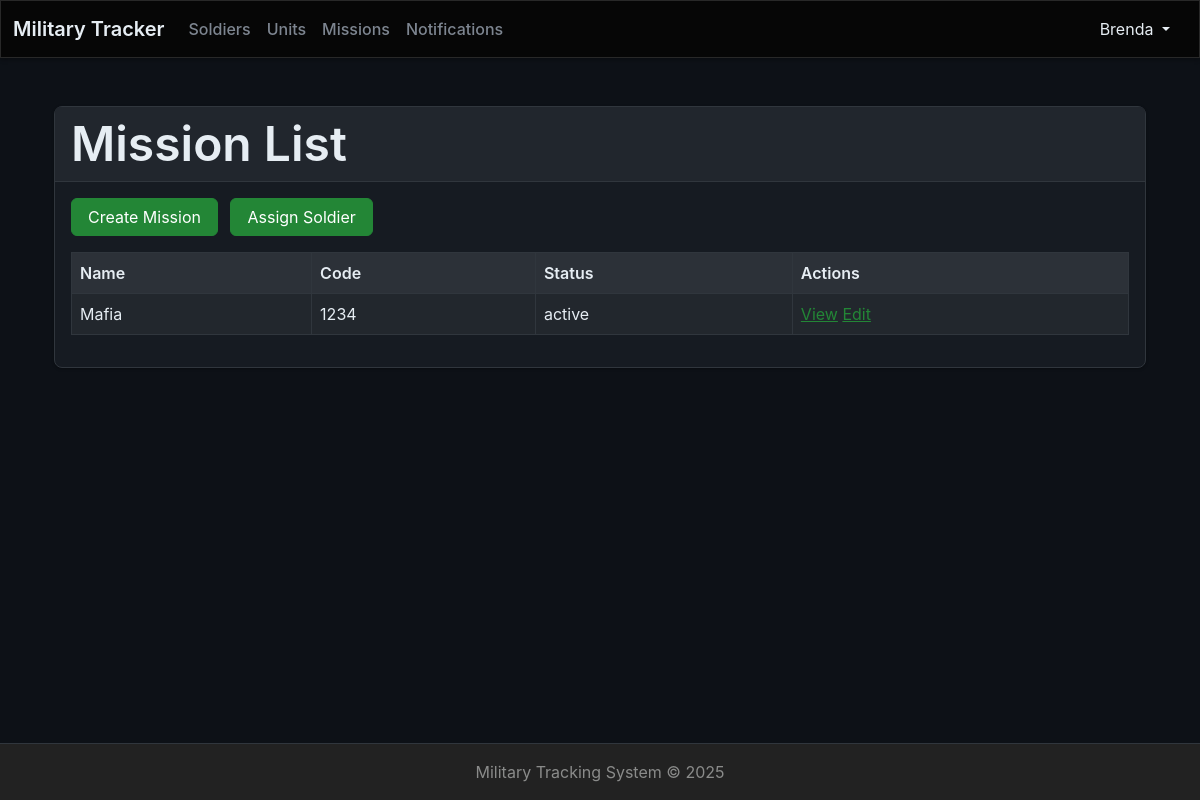
Screenshot of /mission-list/ (signed in) with the database file from the repository.
### accounts/models.py (models this page shows, shortened)
class CustomUser(AbstractUser):
    ROLE_CHOICES = [
        ('admin', 'Admin'),
        ('family', 'Family'),
    ]
    role = models.CharField(max_length=10, default='family')
    phone_number = models.CharField(max_length=15, blank=True)
    is_active = models.BooleanField(default=True)

### missions/models.py (models this page shows, shortened)
class Mission(models.Model):
    STATUS_CHOICES = [
        ('active', 'Active'),
        ('completed', 'Completed'),
        ('cancelled', 'Cancelled'),
    ]
    mission_name = models.CharField(max_length=100)
    mission_code = models.CharField(max_length=20, unique=True)
    location = models.CharField(max_length=100)
    start_date = models.DateField()
    end_date = models.DateField(null=True, blank=True)
    description = models.TextField(blank=True)
    mission_status = models.CharField(max_length=20, choices=STATUS_CHOICES, default='active')

### missions/views.py (the view)
# urls.py: path('mission-list/', mission_list, name='mission_list'),
@login_required
def mission_list(request):
    missions = Mission.objects.all()
    return render(request, 'mission/list.html', {'missions': missions})

### missions/templates/mission/list.html (shortened to what this page needs)
{% extends 'base/base.html' %}
{% load static %}
{% block 'body' %}
<div class="container mt-4">
    <div class="row">
        <div class="col-12">
            <div class="card">
                <div class="card-header">
                    <h2 class="mb-0">Mission List</h2>
                </div>
                <div class="card-body">
                    <div class="mb-3">
                        <a class="btn btn-primary me-2" href="{% url 'mission_create' %}">Create Mission</a>
                        <a class="btn btn-success" href="{% url 'assign_soldier' %}">Assign Soldier</a>
                    </div>
                    <table class="table table-bordered">
                        <thead>
                            <tr>
                                <th>Name</th>
                                <th>Code</th>
                                <th>Status</th>
                                <th>Actions</th>
                            </tr>
                        </thead>
                        <tbody>
                            {% for m in missions %}
                            <tr>
                                <td>{{ m.mission_name }}</td>
                                <td>{{ m.mission_code }}</td>
                                <td>{{ m.mission_status }}</td>
                                <td>
                                    <a href="{% url 'mission_detail' m.pk %}">View</a>
                                    <a href="{% url 'mission_update' m.pk %}">Edit</a>
                                </td>
                            </tr>
                            {% endfor %}
                        </tbody>
                    </table>
                </div>
            </div>
        </div>
    </div>
</div>
{% endblock %}

### main/templates/base/base.html (shortened to what this page needs)
{% load static %}
<!DOCTYPE html>
<html lang="en" class="h-100">
<head>
    <link href="{% static 'css/bootstrap.min.css' %}" rel="stylesheet">
    <link href="{% static 'css/style.css' %}" rel="stylesheet">
</head>
<body class="d-flex flex-column h-100">
    <nav class="navbar navbar-expand-lg navbar-dark bg-dark">
        <div class="container-fluid">
            <a class="navbar-brand" href="{% url 'home_page' %}">Military Tracker</a>
            <div class="collapse navbar-collapse" id="navbarNav">
                <ul class="navbar-nav me-auto mb-2 mb-lg-0">
                    {% if user.is_authenticated %}
                        {% if user.role == 'admin' or user.role == 'superuser' %}
                            <li class="nav-item"><a href="{% url 'soldier_home' %}" class="nav-link">Soldiers</a></li>
                            <li class="nav-item"><a href="{% url 'unit_home' %}" class="nav-link">Units</a></li>
                            <li class="nav-item"><a href="{% url 'mission_home' %}" class="nav-link">Missions</a></li>
                            <li class="nav-item"><a href="{% url 'notification_home' %}" class="nav-link">Notifications</a></li>
                        {% elif user.role == 'family' %}
                            <li class="nav-item"><a href="{% url 'family_dashboard' %}" class="nav-link">My Dashboard</a></li>
                        {% endif %}
                    {% endif %}
                </ul>
                <div class="d-flex">
                   {% if user.is_authenticated %}
                        <div class="dropdown show">
                            <button class="btn btn-transparent dropdown-toggle" type="button"  data-bs-toggle="dropdown" aria-expanded="false">
                                {{ user.username }}
                            </button>
                        </div>
                    {% else %}
                        <a href="{% url 'login' %}" class="btn btn-outline-light btn-sm me-2">Login</a>
                        <a href="{% url 'register' %}" class="btn btn-light btn-sm">Register</a>
                    {% endif %}
                </div>
            </div>
        </div>
    </nav>
    <div class="container mt-4">
        {% block 'body' %}
        {% endblock %}
    </div>
    <footer class="footer mt-auto py-3 bg-light">
        <div class="container text-center">
            <span class="text-muted">Military Tracking System &copy; {% now "Y" %}</span>
        </div>
    </footer>
</body>
</html>

### main/static/css/style.css (style rules this page uses)
:root { --bs-primary: #238636; --bs-secondary: #7d8590; --bs-success: #238636; --bs-info: #0969da; --bs-warning: #fb8500; --bs-danger: #da3633; --bs-light: #21262d; --bs-dark: #0d1117; --primary-bg: #0d1117; --secondary-bg: #161b22; --tertiary-bg: #21262d; --accent-bg: #30363d; --border-color: #30363d; --text-primary: #e6edf3; --text-secondary: #7d8590; --text-muted: #656d76; --accent-color: #238636; --accent-hover: #2ea043; --navbar-bg: #010409; --footer-bg: #0d1117; --card-bg: #161b22; --input-bg: #0d1117; --input-border: #30363d; --input-focus: #0969da; --shadow: rgba(0, 0, 0, 0.3); --bs-body-bg: #0d1117; --bs-body-color: #e6edf3; --bs-border-color: #30363d; --bs-link-color: #238636; --bs-link-hover-color: #2ea043; }
body { background-color: var(--primary-bg); color: var(--text-primary); font-family: -apple-system, BlinkMacSystemFont, 'Segoe UI', 'Noto Sans', Helvetica, Arial, sans-serif; overflow-x: hidden; }
.navbar-dark { background-color: var(--navbar-bg); border-bottom: 1px solid var(--border-color); box-shadow: 0 2px 4px var(--shadow); }
.navbar-brand { color: var(--text-primary); font-weight: 600; }
.navbar-dark .navbar-nav .nav-link { color: var(--text-secondary); font-weight: 500; transition: color 0.3s ease; }
.btn-primary { background-color: var(--accent-color); border-color: var(--accent-color); color: white; }
.btn-success { background-color: var(--accent-color); border-color: var(--accent-color); }
.card { background-color: var(--card-bg); border-color: var(--border-color); border-radius: 8px; box-shadow: 0 1px 3px var(--shadow); transition: all 0.3s ease; }
.card-header { background-color: var(--tertiary-bg); border-bottom-color: var(--border-color); color: var(--text-primary); font-weight: 600; }
.card-body { color: var(--text-primary); }
.table { --bs-table-bg: var(--secondary-bg); --bs-table-color: var(--text-primary); --bs-table-border-color: var(--border-color); }
.table th { background-color: var(--tertiary-bg); color: var(--text-primary); font-weight: 600; }
.footer { background-color: var(--footer-bg); border-top: 1px solid var(--border-color); }
.footer .text-muted { color: var(--text-muted); }
a { color: var(--accent-color); transition: color 0.3s ease; }
h1, h2, h3, h4, h5, h6 { color: var(--text-primary); font-weight: 600; }
.btn, .form-control, .form-select, .navbar-nav .nav-link { transition: all 0.3s ease; }

### rows the page displays
CustomUser: username "Brenda"
Mission: mission_name "Mafia", mission_code "1234", mission_status "active"
